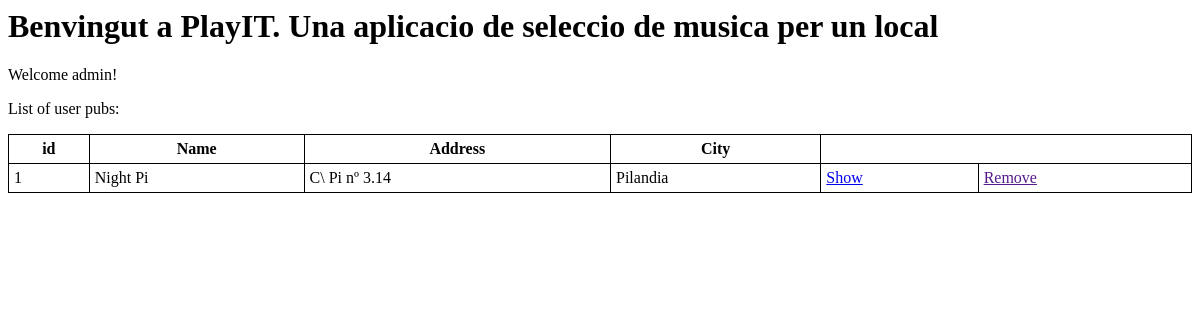
Before: / (signed in) with the older database file.
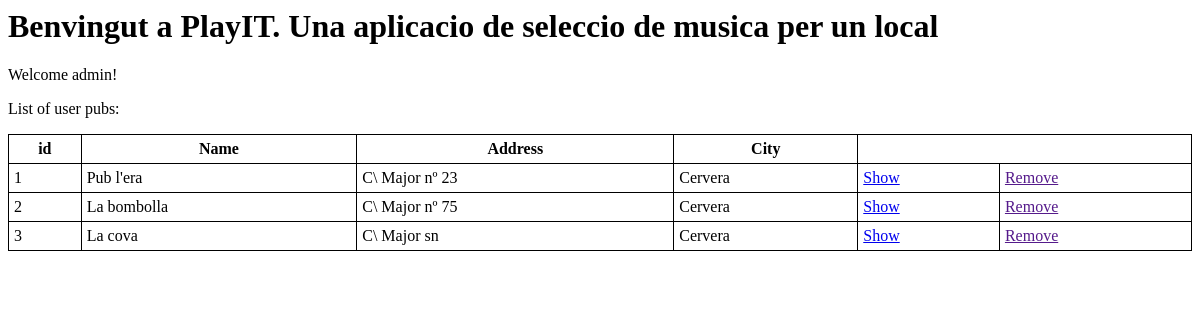
After: the same page with the newer database file.
### appPlayIT/models.py (models this page shows, shortened)
class Pub(models.Model):
    name = models.TextField()
    address = models.TextField()
    city = models.TextField()

### appPlayIT/views.py (the view)
# urls.py: url(r'^$', mainpage, name='home'),
def mainpage(request):
    pubs = None
    if request.user.is_authenticated():
        pubs = Pub.objects.filter(id__in=User.objects.get(username=request.user).user_pub_set.all())
    return render_to_response(
        'mainpage.html',
        {
                'titlehead': 'PlayIT app',
                'pagetitle': 'Benvingut a PlayIT. Una aplicacio de seleccio de musica per un local',
                'user': request.user,
                'pubs' : pubs
        })

### appPlayIT/templates/mainpage.html
{% extends "basepage.html" %}
{% block content %}
    {% if user.username %}
        <p>Welcome {{ user.username }}!</p>
        {% if pubs %}
            <p>List of user pubs:</p>
            <table style="width:100%" >
                <tr>
                    <th>id</th>
                    <th>Name</th>
                    <th>Address</th>
                    <th>City</th>
                </tr>
                {% for pub in pubs %}
                    <tr>
                        <td>{{ pub.id }}</td>
                        <td>{{ pub.name }}</td>
                        <td>{{ pub.address }}</td>
                        <td>{{ pub.city }}</td>
                        <td><a href="/pub/{{ pub.id }}">Show</a></td>
                        <td><a href="">Remove</a></td>
                    </tr>
                {% endfor %}
            </table>
       {% else %}
            <p>This user has no registered pubs.</p>
       {% endif %}
    {% else %}
        <p><a href="/login/">Login</a> to access your registered pubs.</p>
    {% endif %}
{% endblock %}

Changed rows visible on the page:
changed Pub id 1: name "Night Pi" → "Pub l'era"; address "C\\ Pi nº 3.14" → "C\\ Major nº 23"; city "Pilandia" → "Cervera"
now on this page (row edited): Pub: id "2", name "La bombolla", address "C\\ Major nº 75", city "Cervera"
added Pub: id "3", name "La cova", address "C\\ Major sn", city "Cervera"
